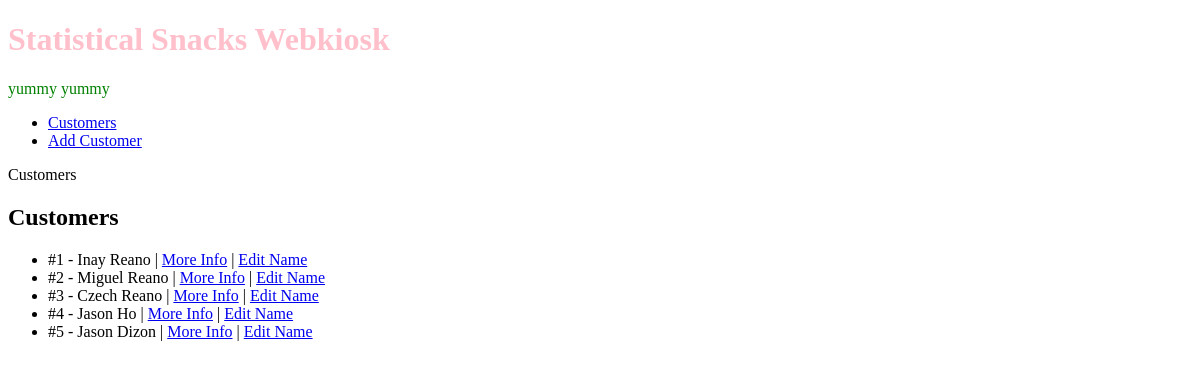
The app's page /webkiosk/customers/, older data.
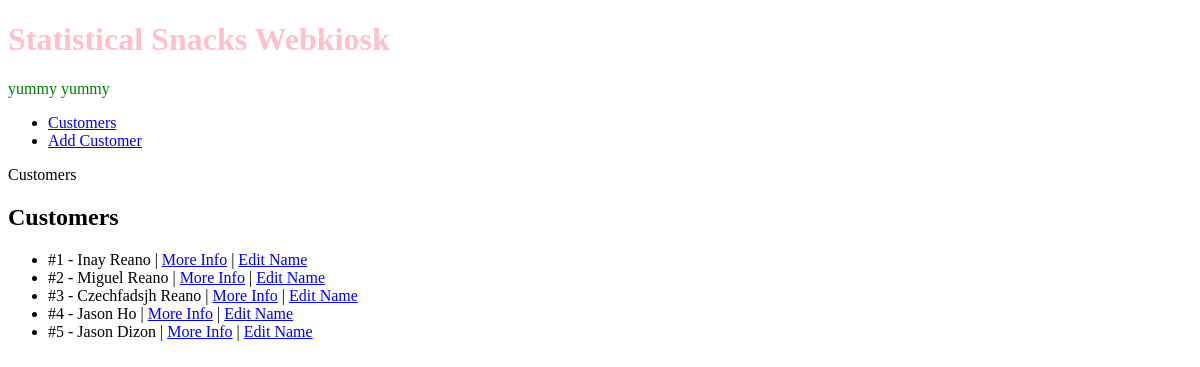
The same page, newer data.
### webkiosk/models.py (models this page shows, shortened)
class Customer(models.Model):
    firstname = models.CharField(max_length=20)
    lastname = models.CharField(max_length=20)
    date_joined = models.DateTimeField(auto_now_add=True)

### webkiosk/views.py (the view)
# urls.py: path('customers/', views.listcustomers, name='customer-list'),
def listcustomers(request):
    customerlist = Customer.objects.all()
    context = {'customerlist': customerlist}
    return render(request, "webkiosk/customer_list.html", context)

### webkiosk/templates/webkiosk/customer_list.html
{% extends 'webkiosk/base_template.html' %}
{% block pagetitle %}Customers{% endblock %}
{% block maincontent %}
<h2>Customers</h2>
<ul>
    {% for customer in customerlist %}
        <li>#{{customer.id}} - {{ customer.firstname}} {{customer.lastname}} | <a href="{% url 'webkiosk:customer-details' customer.id %}">More Info</a> | <a href="{% url 'webkiosk:customer-edit' customer.id %}">Edit Name</a></li>
    {% endfor %}
</ul>
{% endblock %}

Row changes from the older to the newer data that the page shows:
changed Customer id 3: firstname "Czech" → "Czechfadsjh"
